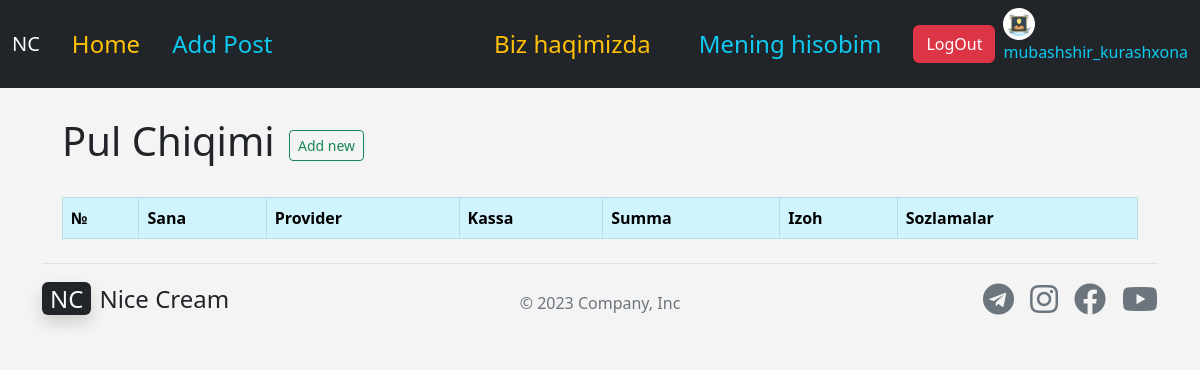
The app's page /cashes/out_cash_list/ (signed in), older data.
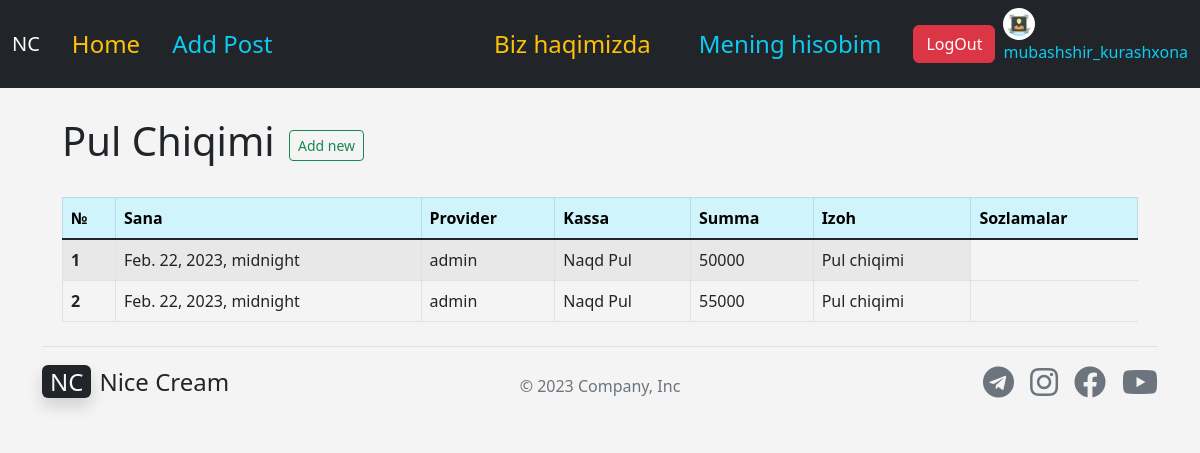
The same page, newer data.
### apps/cashes/models.py (models this page shows, shortened)
class OutCash(models.Model):
    out_date = models.DateTimeField('Sana',)
    trader = models.ForeignKey(User, blank=True, null=True, on_delete= models.CASCADE, related_name="payee", limit_choices_to ={'user_type':'PR'})
    cash = models.ForeignKey(Cash, blank=True, null=True, on_delete= models.CASCADE)
    summa = models.IntegerField(null=True,)
    comment = models.TextField(blank=True, null=True, default='Pul chiqimi',)

class Cash(models.Model):
    name = models.CharField('Kassa Nomi', max_length=50)
    balance = models.IntegerField(default=0)
    def __str__(self):
        return self.name

### apps/accounts/models.py (models this page shows)
class User(AbstractUser):
    USER_TYPE_CHOICES = (
        ('PR', 'Provider'),
        ('CL', 'Client'),
    )
    username = models.CharField(max_length=255,unique=True,)
    first_name = models.CharField(max_length=255, blank=True, null=True)
    last_name = models.CharField(max_length=255, blank=True, null=True)
    phone = models.CharField(max_length=50, blank=True, null=True)
    email = models.EmailField(verbose_name='email address', blank=True, max_length=255, null=True)
    activated_date = models.DateTimeField(blank=True, null=True)
    balance = models.IntegerField(default=0)
    image = models.ImageField(default='user4.png',upload_to='images/', blank=True, null=True)
    address = models.CharField(max_length=255, blank=True, null=True)
    is_active = models.BooleanField(default=True)
    is_staff = models.BooleanField(default=False)
    is_superuser = models.BooleanField(default=False)
    user_type = models.CharField(max_length=50,choices=USER_TYPE_CHOICES, default='PR')
    def __str__(self):
        return self.username

### apps/cashes/views.py (the view)
# urls.py: path('out_cash_list/', views.out_cash_list, name='out_cash_list'),
def out_cash_list(request):
    out_cash_list = OutCash.objects.all().order_by('-out_date')
    return render(request, 'cashes/out_cash_list.html', {
        'out_cash_list' : out_cash_list,
    })

### apps/cashes/templates/cashes/out_cash_list.html (shortened to what this page needs)
{% extends 'base.html' %}
{% block content %}
<div class="container">
<br>
<h1>Pul Chiqimi   <a href="{% url 'add_out_cash' %}" class="btn btn-outline-success btn-sm mx-1">Add new</a></h1><br>
<table class="table table-striped table-hover table-bordered">
    <thead class="table-info">
      <tr>
        <th scope="col">№</th>
        <th scope="col">Sana</th>
        <th scope="col">Provider</th>
        <th scope="col">Kassa</th>
        <th scope="col">Summa</th>
        <th scope="col">Izoh</th>
        <th scope="col">Sozlamalar</th>
      </tr>
    </thead>
    <tbody class="table-group-divider">
      {% for cash in out_cash_list %}
      <tr>
        <th scope="row">{{ forloop.counter }}</th>
        <td>{{ cash.out_date }}</td>
        <td>{{ cash.trader }}</td>
        <td>{{ cash.cash}}</td>
        <td>{{ cash.summa}}</td>
        <td>{{ cash.comment }}</td>
      </tr>
      {% endfor %}
    </tbody>
  </table>
</div>
{% endblock content %}

Row changes from the older to the newer data that the page shows:
added OutCash: out_date "Feb. 22, 2023, midnight", trader "admin", cash "Naqd Pul", summa "50000", comment "Pul chiqimi"
added OutCash: out_date "Feb. 22, 2023, midnight", trader "admin", cash "Naqd Pul", summa "55000", comment "Pul chiqimi"
